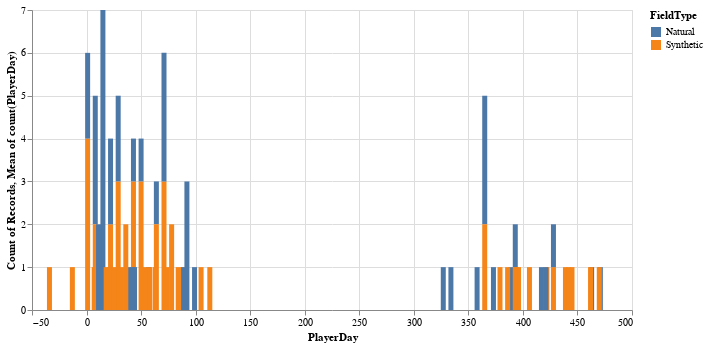

Notebook cell for this chart:
### Code cell
bar = alt.Chart(days_until_injured).mark_bar().encode(
        x='PlayerDay',
        y=alt.Y('count(PlayerDay)'),
        color='FieldType')

rule = alt.Chart(days_until_injured).mark_rule(color='red').encode(
    y='mean(count(PlayerDay)):Q'
)

(bar + rule).properties(width=600)

### Figure 1 — Vega-Lite specification as saved in the notebook (floating-point values rounded to 4 significant figures)
{"$schema": "https://vega.github.io/schema/vega-lite/v3.4.0.json", "config": {"mark": {"tooltip": null}, "view": {"height": 300, "width": 400}}, "data": {"name": "data-25f1226cac12d857e5e9978189b3ddbc"}, "datasets": {"data-25f1226cac12d857e5e9978189b3ddbc": [{"FieldType": "Natural", "GameID": "31070-3", "PlayKey": "31070-3-1", "PlayType": "Rush", "PlayerDay": 15, "PlayerGame": 3, "PlayerGamePlay": 1, "PlayerKey": 31070, "Position": "RB", "PositionGroup": "RB", "RosterPosition": "Running Back", "StadiumType": "Outdoor", "Temperature": 89, "Weather": "Sunny", "index": 7255}, {"FieldType": "Synthetic", "GameID": "31933-20", "PlayKey": "31933-20-1", "PlayType": "Pass", "PlayerDay": 394, "PlayerGame": 20, "PlayerGamePlay": 1, "PlayerKey": 31933, "Position": "TE", "PositionGroup": "TE", "RosterPosition": "Tight End", "StadiumType": "Indoors", "Temperature": 84, "Weather": "Partly Cloudy", "index": 9491}, {"FieldType": "Natural", "GameID": "33337-2", "PlayKey": "33337-2-1", "PlayType": "Rush", "PlayerDay": 8, "PlayerGame": 2, "PlayerGamePlay": 1, "PlayerKey": 33337, "Position": "TE", "PositionGroup": "TE", "RosterPosition": "Tight End", "StadiumType": "Outdoors", "Temperature": 83, "Weather": "Sunny", "index": 10679}, {"FieldType": "Natural", "GameID": "33337-8", "PlayKey": "33337-8-1", "PlayType": "Pass", "PlayerDay": 365, "PlayerGame": 8, "PlayerGamePlay": 1, "PlayerKey": 33337, "Position": "TE", "PositionGroup": "TE", "RosterPosition": "Tight End", "StadiumType": "Outdoors", "Temperature": 81, "Weather": "Partly Cloudy", "index": 10972}, {"FieldType": "Natural", "GameID": "33474-19", "PlayKey": "33474-19-1", "PlayType": "Kickoff Not Returned", "PlayerDay": 393, "PlayerGame": 19, "PlayerGamePlay": 1, "PlayerKey": 33474, "Position": "FS", "PositionGroup": "DB", "RosterPosition": "Safety", "StadiumType": "Outdoor", "Temperature": 79, "Weather": "Partly Cloudy", "index": 12160}, {"FieldType": "Natural", "GameID": "34347-5", "PlayKey": "34347-5-1", "PlayType": "Kickoff", "PlayerDay": 39, "PlayerGame": 5, "PlayerGamePlay": 1, "PlayerKey": 34347, "Position": "WR", "PositionGroup": "WR", "RosterPosition": "Wide Receiver", "StadiumType": "Oudoor", "Temperature": 48, "Weather": "Partly Cloudy", "index": 17269}, {"FieldType": "Natural", "GameID": "35570-15", "PlayKey": "35570-15-1", "PlayType": "Pass", "PlayerDay": 389, "PlayerGame": 15, "PlayerGamePlay": 1, "PlayerKey": 35570, "Position": "T", "PositionGroup": "OL", "RosterPosition": "Offensive Lineman", "StadiumType": "Outdoor", "Temperature": 79, "Weather": "Clear", "index": 18277}, {"FieldType": "Synthetic", "GameID": "35611-7", "PlayKey": "35611-7-1", "PlayType": "Rush", "PlayerDay": 50, "PlayerGame": 7, "PlayerGamePlay": 1, "PlayerKey": 35611, "Position": "FS", "PositionGroup": "DB", "RosterPosition": "Safety", "StadiumType": "Indoors", "Temperature": 68, "Weather": "Controlled Climate", "index": 20466}, {"FieldType": "Natural", "GameID": "35648-12", "PlayKey": "35648-12-1", "PlayType": "Rush", "PlayerDay": 92, "PlayerGame": 12, "PlayerGamePlay": 1, "PlayerKey": 35648, "Position": "WR", "PositionGroup": "WR", "RosterPosition": "Wide Receiver", "StadiumType": "Heinz Field", "Temperature": 33, "Weather": "Cloudy", "index": 22837}, {"FieldType": "Synthetic", "GameID": "36557-1", "PlayKey": "36557-1-1", "PlayType": "Pass", "PlayerDay": 1, "PlayerGame": 1, "PlayerGamePlay": 1, "PlayerKey": 36557, "Position": "SS", "PositionGroup": "DB", "RosterPosition": "Safety", "StadiumType": "Outdoor", "Temperature": 63, "Weather": "Clear and warm", "index": 26606}, {"FieldType": "Natural", "GameID": "36559-12", "PlayKey": "36559-12-1", "PlayType": "Rush", "PlayerDay": 365, "PlayerGame": 12, "PlayerGamePlay": 1, "PlayerKey": 36559, "Position": "CB", "PositionGroup": "DB", "RosterPosition": "Cornerback", "StadiumType": "Outdoor", "Temperature": 58, "Weather": "Rain", "index": 27429}, {"FieldType": "Synthetic", "GameID": "36572-4", "PlayKey": "36572-4-1", "PlayType": "Pass", "PlayerDay": 22, "PlayerGame": 4, "PlayerGamePlay": 1, "PlayerKey": 36572, "Position": "CB", "PositionGroup": "DB", "RosterPosition": "Cornerback", "StadiumType": "Retractable Roof", "Temperature": 87, "Weather": "Sunny", "index": 28640}, {"FieldType": "Synthetic", "GameID": "36573-14", "PlayKey": "36573-14-1", "PlayType": "Rush", "PlayerDay": 113, "PlayerGame": 14, "PlayerGamePlay": 1, "PlayerKey": 36573, "Position": "TE", "PositionGroup": "TE", "RosterPosition": "Tight End", "StadiumType": "Outdoor", "Temperature": 40, "Weather": "Sunny", "index": 31093}, {"FieldType": "Natural", "GameID": "36591-9", "PlayKey": "36591-9-1", "PlayType": "Kickoff", "PlayerDay": 64, "PlayerGame": 9, "PlayerGamePlay": 1, "PlayerKey": 36591, "Position": "WR", "PositionGroup": "WR", "RosterPosition": "Wide Receiver", "StadiumType": "Open", "Temperature": 76, "Weather": "Partly Cloudy", "index": 34140}, {"FieldType": "Synthetic", "GameID": "36607-16", "PlayKey": "36607-16-1", "PlayType": "Rush", "PlayerDay": 422, "PlayerGame": 16, "PlayerGamePlay": 1, "PlayerKey": 36607, "Position": "ILB", "PositionGroup": "LB", "RosterPosition": "Linebacker", "StadiumType": "Indoor", "Temperature": 74, "Weather": "Clear skies", "index": 34989}, {"FieldType": "Natural", "GameID": "36621-13", "PlayKey": "36621-13-1", "PlayType": "Rush", "PlayerDay": 92, "PlayerGame": 13, "PlayerGamePlay": 1, "PlayerKey": 36621, "Position": "T", "PositionGroup": "OL", "RosterPosition": "Offensive Lineman", "StadiumType": "Dome", "Temperature": 79, "Weather": null, "index": 35916}, {"FieldType": "Synthetic", "GameID": "36696-24", "PlayKey": "36696-24-1", "PlayType": "Kickoff Not Returned", "PlayerDay": 439, "PlayerGame": 24, "PlayerGamePlay": 1, "PlayerKey": 36696, "Position": "CB", "PositionGroup": "DB", "RosterPosition": "Cornerback", "StadiumType": "Indoors", "Temperature": 68, "Weather": null, "index": 41206}, {"FieldType": "Natural", "GameID": "37068-19", "PlayKey": "37068-19-1", "PlayType": "Kickoff Not Returned", "PlayerDay": 417, "PlayerGame": 19, "PlayerGamePlay": 1, "PlayerKey": 37068, "Position": "OLB", "PositionGroup": "LB", "RosterPosition": "Linebacker", "StadiumType": "Outdoor", "Temperature": 56, "Weather": "Clear and Sunny", "index": 46265}, {"FieldType": "Natural", "GameID": "38192-8", "PlayKey": "38192-8-1", "PlayType": "Pass", "PlayerDay": 57, "PlayerGame": 8, "PlayerGamePlay": 1, "PlayerKey": 38192, "Position": "WR", "PositionGroup": "WR", "RosterPosition": "Wide Receiver", "StadiumType": "Outdoors", "Temperature": 61, "Weather": "Coudy", "index": 47154}, {"FieldType": "Synthetic", "GameID": "38214-12", "PlayKey": "38214-12-1", "PlayType": "Pass", "PlayerDay": 84, "PlayerGame": 12, "PlayerGamePlay": 1, "PlayerKey": 38214, "Position": "RB", "PositionGroup": "RB", "RosterPosition": "Running Back", "StadiumType": "Indoors", "Temperature": 69, "Weather": "Sunny", "index": 50023}, {"FieldType": "Synthetic", "GameID": "38228-1", "PlayKey": "38228-1-1", "PlayType": "Kickoff", "PlayerDay": 1, "PlayerGame": 1, "PlayerGamePlay": 1, "PlayerKey": 38228, "Position": "ILB", "PositionGroup": "LB", "RosterPosition": "Linebacker", "StadiumType": "Outdoors", "Temperature": 65, "Weather": "Sun & clouds", "index": 50555}, {"FieldType": "Synthetic", "GameID": "38253-10", "PlayKey": "38253-10-1", "PlayType": "Rush", "PlayerDay": 71, "PlayerGame": 10, "PlayerGamePlay": 1, "PlayerKey": 38253, "Position": "DE", "PositionGroup": "DL", "RosterPosition": "Defensive Lineman", "StadiumType": "Indoors", "Temperature": 57, "Weather": "Sunny", "index": 52628}, {"FieldType": "Natural", "GameID": "38259-2", "PlayKey": "38259-2-1", "PlayType": "Rush", "PlayerDay": 8, "PlayerGame": 2, "PlayerGamePlay": 1, "PlayerKey": 38259, "Position": "RB", "PositionGroup": "RB", "RosterPosition": "Running Back", "StadiumType": "Open", "Temperature": 84, "Weather": "Partly Cloudy", "index": 53173}, {"FieldType": "Synthetic", "GameID": "38364-5", "PlayKey": "38364-5-1", "PlayType": "Kickoff", "PlayerDay": 29, "PlayerGame": 5, "PlayerGamePlay": 1, "PlayerKey": 38364, "Position": "WR", "PositionGroup": "WR", "RosterPosition": "Wide Receiver", "StadiumType": null, "Temperature": 76, "Weather": "Cloudy", "index": 58335}, {"FieldType": "Natural", "GameID": "38876-29", "PlayKey": "38876-29-1", "PlayType": "Kickoff Returned", "PlayerDay": 471, "PlayerGame": 29, "PlayerGamePlay": 1, "PlayerKey": 38876, "Position": "WR", "PositionGroup": "WR", "RosterPosition": "Wide Receiver", "StadiumType": "Outdoor", "Temperature": 58, "Weather": "Rain", "index": 59777}, {"FieldType": "Synthetic", "GameID": "39653-4", "PlayKey": "39653-4-1", "PlayType": "Rush", "PlayerDay": 25, "PlayerGame": 4, "PlayerGamePlay": 1, "PlayerKey": 39653, "Position": "CB", "PositionGroup": "DB", "RosterPosition": "Cornerback", "StadiumType": "Outdoor", "Temperature": 61, "Weather": "Sunny", "index": 65321}, {"FieldType": "Synthetic", "GameID": "39656-2", "PlayKey": "39656-2-1", "PlayType": "Rush", "PlayerDay": 7, "PlayerGame": 2, "PlayerGamePlay": 1, "PlayerKey": 39656, "Position": "WR", "PositionGroup": "WR", "RosterPosition": "Wide Receiver", "StadiumType": "Indoor", "Temperature": -999, "Weather": "Indoor", "index": 68399}, {"FieldType": "Natural", "GameID": "39671-12", "PlayKey": "39671-12-1", "PlayType": "Rush", "PlayerDay": 99, "PlayerGame": 12, "PlayerGamePlay": 1, "PlayerKey": 39671, "Position": "OLB", "PositionGroup": "LB", "RosterPosition": "Linebacker", "StadiumType": "Outdoors", "Temperature": 51, "Weather": "Party Cloudy", "index": 71622}, {"FieldType": "Synthetic", "GameID": "39678-2", "PlayKey": "39678-2-1", "PlayType": "Rush", "PlayerDay": 8, "PlayerGame": 2, "PlayerGamePlay": 1, "PlayerKey": 39678, "Position": "DE", "PositionGroup": "DL", "RosterPosition": "Defensive Lineman", "StadiumType": "Indoor, Open Roof", "Temperature": 78, "Weather": "Clear", "index": 71979}, {"FieldType": "Synthetic", "GameID": "39850-9", "PlayKey": "39850-9-1", "PlayType": "Kickoff", "PlayerDay": 64, "PlayerGame": 9, "PlayerGamePlay": 1, "PlayerKey": 39850, "Position": "SS", "PositionGroup": "DB", "RosterPosition": "Safety", "StadiumType": "Outdoor", "Temperature": 47, "Weather": "Partly Cloudy", "index": 87478}, {"FieldType": "Synthetic", "GameID": "39873-4", "PlayKey": "39873-4-1", "PlayType": "Kickoff", "PlayerDay": 29, "PlayerGame": 4, "PlayerGamePlay": 1, "PlayerKey": 39873, "Position": "OLB", "PositionGroup": "LB", "RosterPosition": "Linebacker", "StadiumType": "Indoors", "Temperature": 84, "Weather": "Cloudy", "index": 87857}, {"FieldType": "Natural", "GameID": "39956-2", "PlayKey": "39956-2-1", "PlayType": "Kickoff", "PlayerDay": 8, "PlayerGame": 2, "PlayerGamePlay": 1, "PlayerKey": 39956, "Position": "FS", "PositionGroup": "DB", "RosterPosition": "Safety", "StadiumType": "Outdoor", "Temperature": 68, "Weather": "Cloudy", "index": 88361}, {"FieldType": "Natural", "GameID": "40051-13", "PlayKey": "40051-13-1", "PlayType": "Kickoff", "PlayerDay": 92, "PlayerGame": 13, "PlayerGamePlay": 1, "PlayerKey": 40051, "Position": "TE", "PositionGroup": "TE", "RosterPosition": "Tight End", "StadiumType": "Dome", "Temperature": 79, "Weather": null, "index": 91002}, {"FieldType": "Synthetic", "GameID": "40405-29", "PlayKey": "40405-29-1", "PlayType": "Rush", "PlayerDay": 470, "PlayerGame": 29, "PlayerGamePlay": 1, "PlayerKey": 40405, "Position": "WR", "PositionGroup": "WR", "RosterPosition": "Wide Receiver", "StadiumType": "Outdoor", "Temperature": 40, "Weather": "Clear and cold", "index": 95390}, {"FieldType": "Synthetic", "GameID": "40474-1", "PlayKey": "40474-1-1", "PlayType": "Kickoff", "PlayerDay": 1, "PlayerGame": 1, "PlayerGamePlay": 1, "PlayerKey": 40474, "Position": "OLB", "PositionGroup": "LB", "RosterPosition": "Linebacker", "StadiumType": "Indoors", "Temperature": 70, "Weather": "Indoor", "index": 95404}, {"FieldType": "Natural", "GameID": "41094-1", "PlayKey": "41094-1-1", "PlayType": "Pass", "PlayerDay": 1, "PlayerGame": 1, "PlayerGamePlay": 1, "PlayerKey": 41094, "Position": "SS", "PositionGroup": "DB", "RosterPosition": "Safety", "StadiumType": "Outdoors", "Temperature": 72, "Weather": "Sunny", "index": 99664}, {"FieldType": "Natural", "GameID": "41113-15", "PlayKey": "41113-15-1", "PlayType": "Pass", "PlayerDay": 421, "PlayerGame": 15, "PlayerGamePlay": 1, "PlayerKey": 41113, "Position": "OLB", "PositionGroup": "LB", "RosterPosition": "Linebacker", "StadiumType": "Outdoor", "Temperature": 53, "Weather": "Sunny", "index": 101187}, {"FieldType": "Natural", "GameID": "41145-2", "PlayKey": "41145-2-1", "PlayType": "Pass", "PlayerDay": 11, "PlayerGame": 2, "PlayerGamePlay": 1, "PlayerKey": 41145, "Position": "SS", "PositionGroup": "DB", "RosterPosition": "Safety", "StadiumType": "Outdoor", "Temperature": 89, "Weather": "Sunny", "index": 102150}, {"FieldType": "Synthetic", "GameID": "41209-9", "PlayKey": "41209-9-1", "PlayType": "Rush", "PlayerDay": 63, "PlayerGame": 9, "PlayerGamePlay": 1, "PlayerKey": 41209, "Position": "OLB", "PositionGroup": "LB", "RosterPosition": "Linebacker", "StadiumType": "Outdoors", "Temperature": 42, "Weather": "Cloudy", "index": 105727}, {"FieldType": "Natural", "GameID": "41943-1", "PlayKey": "41943-1-1", "PlayType": "Pass", "PlayerDay": 1, "PlayerGame": 1, "PlayerGamePlay": 1, "PlayerKey": 41943, "Position": "OLB", "PositionGroup": "LB", "RosterPosition": "Linebacker", "StadiumType": "Outdoor", "Temperature": 70, "Weather": "Sunny", "index": 112108}, {"FieldType": "Synthetic", "GameID": "42348-23", "PlayKey": "42348-23-1", "PlayType": "Rush", "PlayerDay": 406, "PlayerGame": 23, "PlayerGamePlay": 1, "PlayerKey": 42348, "Position": "OLB", "PositionGroup": "LB", "RosterPosition": "Linebacker", "StadiumType": "Outdoor", "Temperature": 46, "Weather": "Cloudy", "index": 117432}, {"FieldType": "Synthetic", "GameID": "42398-15", "PlayKey": "42398-15-1", "PlayType": "Pass", "PlayerDay": 396, "PlayerGame": 15, "PlayerGamePlay": 1, "PlayerKey": 42398, "Position": "WR", "PositionGroup": "WR", "RosterPosition": "Wide Receiver", "StadiumType": null, "Temperature": 70, "Weather": "Light Rain", "index": 124171}, {"FieldType": "Synthetic", "GameID": "42406-6", "PlayKey": "42406-6-1", "PlayType": "Rush", "PlayerDay": 43, "PlayerGame": 6, "PlayerGamePlay": 1, "PlayerKey": 42406, "Position": "C", "PositionGroup": "OL", "RosterPosition": "Offensive Lineman", "StadiumType": null, "Temperature": 75, "Weather": "Partly Cloudy", "index": 128270}, {"FieldType": "Synthetic", "GameID": "42418-19", "PlayKey": "42418-19-1", "PlayType": "Rush", "PlayerDay": 442, "PlayerGame": 19, "PlayerGamePlay": 1, "PlayerKey": 42418, "Position": "C", "PositionGroup": "OL", "RosterPosition": "Offensive Lineman", "StadiumType": "Retr. Roof - Closed", "Temperature": 57, "Weather": "Mostly cloudy", "index": 132940}, {"FieldType": "Synthetic", "GameID": "42448-14", "PlayKey": "42448-14-1", "PlayType": "Rush", "PlayerDay": 379, "PlayerGame": 14, "PlayerGamePlay": 1, "PlayerKey": 42448, "Position": "WR", "PositionGroup": "WR", "RosterPosition": "Wide Receiver", "StadiumType": "Retractable Roof", "Temperature": 78, "Weather": "Partly Cloudy", "index": 135351}, {"FieldType": "Synthetic", "GameID": "42456-20", "PlayKey": "42456-20-1", "PlayType": "Rush", "PlayerDay": 386, "PlayerGame": 20, "PlayerGamePlay": 1, "PlayerKey": 42456, "Position": "CB", "PositionGroup": "DB", "RosterPosition": "Cornerback", "StadiumType": "Retr. Roof - Open", "Temperature": 73, "Weather": "Mostly sunny", "index": 136451}, {"FieldType": "Natural", "GameID": "42600-3", "PlayKey": "42600-3-1", "PlayType": "Kickoff", "PlayerDay": 15, "PlayerGame": 3, "PlayerGamePlay": 1, "PlayerKey": 42600, "Position": "OLB", "PositionGroup": "LB", "RosterPosition": "Linebacker", "StadiumType": "Outddors", "Temperature": 88, "Weather": "Sunny", "index": 143815}, {"FieldType": "Natural", "GameID": "42637-3", "PlayKey": "42637-3-1", "PlayType": "Kickoff", "PlayerDay": 12, "PlayerGame": 3, "PlayerGamePlay": 1, "PlayerKey": 42637, "Position": "OLB", "PositionGroup": "LB", "RosterPosition": "Linebacker", "StadiumType": "Outdoor", "Temperature": 33, "Weather": "Clear", "index": 145416}, {"FieldType": "Synthetic", "GameID": "43119-12", "PlayKey": "43119-12-1", "PlayType": "Pass", "PlayerDay": 88, "PlayerGame": 12, "PlayerGamePlay": 1, "PlayerKey": 43119, "Position": "CB", "PositionGroup": "DB", "RosterPosition": "Cornerback", "StadiumType": "Outdoors", "Temperature": 48, "Weather": "Mostly cloudy", "index": 148630}, {"FieldType": "Synthetic", "GameID": "43229-15", "PlayKey": "43229-15-1", "PlayType": "Kickoff", "PlayerDay": 105, "PlayerGame": 15, "PlayerGamePlay": 1, "PlayerKey": 43229, "Position": "SS", "PositionGroup": "DB", "RosterPosition": "Safety", "StadiumType": "Outdoor", "Temperature": 40, "Weather": null, "index": 150622}, {"FieldType": "Synthetic", "GameID": "43490-9", "PlayKey": "43490-9-1", "PlayType": "Rush", "PlayerDay": -13, "PlayerGame": 9, "PlayerGamePlay": 1, "PlayerKey": 43490, "Position": "T", "PositionGroup": "OL", "RosterPosition": "Offensive Lineman", "StadiumType": "Indoors", "Temperature": 79, "Weather": "Partly Cloudy", "index": 159367}, {"FieldType": "Natural", "GameID": "43505-2", "PlayKey": "43505-2-1", "PlayType": "Rush", "PlayerDay": 11, "PlayerGame": 2, "PlayerGamePlay": 1, "PlayerKey": 43505, "Position": "C", "PositionGroup": "OL", "RosterPosition": "Offensive Lineman", "StadiumType": "Outdoor", "Temperature": 68, "Weather": "Cloudy", "index": 161181}, {"FieldType": "Synthetic", "GameID": "43518-6", "PlayKey": "43518-6-1", "PlayType": "Rush", "PlayerDay": 36, "PlayerGame": 6, "PlayerGamePlay": 1, "PlayerKey": 43518, "Position": "CB", "PositionGroup": "DB", "RosterPosition": "Cornerback", "StadiumType": "Indoor", "Temperature": -999, "Weather": "Indoor", "index": 162431}, {"FieldType": "Synthetic", "GameID": "43532-5", "PlayKey": "43532-5-1", "PlayType": "Rush", "PlayerDay": 32, "PlayerGame": 5, "PlayerGamePlay": 1, "PlayerKey": 43532, "Position": "WR", "PositionGroup": "WR", "RosterPosition": "Wide Receiver", "StadiumType": "Retractable Roof", "Temperature": 89, "Weather": "Partly Cloudy", "index": 165117}, {"FieldType": "Natural", "GameID": "43540-3", "PlayKey": "43540-3-1", "PlayType": "Rush", "PlayerDay": 15, "PlayerGame": 3, "PlayerGamePlay": 1, "PlayerKey": 43540, "Position": "MLB", "PositionGroup": "LB", "RosterPosition": "Linebacker", "StadiumType": "Outdoor", "Temperature": 89, "Weather": "Sunny", "index": 167112}, {"FieldType": "Natural", "GameID": "43540-7", "PlayKey": "43540-7-1", "PlayType": "Rush", "PlayerDay": 44, "PlayerGame": 7, "PlayerGamePlay": 1, "PlayerKey": 43540, "Position": "MLB", "PositionGroup": "LB", "RosterPosition": "Linebacker", "StadiumType": "Outdoor", "Temperature": 70, "Weather": "Cloudy", "index": 167271}, {"FieldType": "Synthetic", "GameID": "43672-8", "PlayKey": "43672-8-1", "PlayType": "Rush", "PlayerDay": 365, "PlayerGame": 8, "PlayerGamePlay": 1, "PlayerKey": 43672, "Position": "DT", "PositionGroup": "DL", "RosterPosition": "Defensive Lineman", "StadiumType": "Outdoor", "Temperature": 62, "Weather": "Cloudy and Cool", "index": 170754}, {"FieldType": "Synthetic", "GameID": "43826-7", "PlayKey": "43826-7-1", "PlayType": "Kickoff", "PlayerDay": 64, "PlayerGame": 7, "PlayerGamePlay": 1, "PlayerKey": 43826, "Position": "RB", "PositionGroup": "RB", "RosterPosition": "Running Back", "StadiumType": "Closed Dome", "Temperature": -999, "Weather": null, "index": 171112}, {"FieldType": "Natural", "GameID": "44421-12", "PlayKey": "44421-12-1", "PlayType": "Pass", "PlayerDay": 365, "PlayerGame": 12, "PlayerGamePlay": 1, "PlayerKey": 44421, "Position": "DE", "PositionGroup": "DL", "RosterPosition": "Defensive Lineman", "StadiumType": "Outdoor", "Temperature": 61, "Weather": "Rain", "index": 183099}, {"FieldType": "Synthetic", "GameID": "44423-13", "PlayKey": "44423-13-1", "PlayType": "Rush", "PlayerDay": 365, "PlayerGame": 13, "PlayerGamePlay": 1, "PlayerKey": 44423, "Position": "WR", "PositionGroup": "WR", "RosterPosition": "Wide Receiver", "StadiumType": "Retr. Roof - Open", "Temperature": 73, "Weather": "Mostly sunny", "index": 184224}, {"FieldType": "Natural", "GameID": "44434-10", "PlayKey": "44434-10-1", "PlayType": "Rush", "PlayerDay": 71, "PlayerGame": 10, "PlayerGamePlay": 1, "PlayerKey": 44434, "Position": "DE", "PositionGroup": "DL", "RosterPosition": "Defensive Lineman", "StadiumType": "Outdoor", "Temperature": 38, "Weather": "Cold", "index": 188776}, {"FieldType": "Synthetic", "GameID": "44440-6", "PlayKey": "44440-6-1", "PlayType": "Pass", "PlayerDay": -34, "PlayerGame": 6, "PlayerGamePlay": 1, "PlayerKey": 44440, "Position": "CB", "PositionGroup": "DB", "RosterPosition": "Cornerback", "StadiumType": "Indoor, Roof Closed", "Temperature": -999, "Weather": "Indoors", "index": 190067}, {"FieldType": "Natural", "GameID": "44449-6", "PlayKey": "44449-6-1", "PlayType": "Rush", "PlayerDay": 42, "PlayerGame": 6, "PlayerGamePlay": 1, "PlayerKey": 44449, "Position": "WR", "PositionGroup": "WR", "RosterPosition": "Wide Receiver", "StadiumType": "Outdoor", "Temperature": 52, "Weather": "Rain", "index": 192899}, {"FieldType": "Synthetic", "GameID": "44449-28", "PlayKey": "44449-28-1", "PlayType": "Pass", "PlayerDay": 445, "PlayerGame": 28, "PlayerGamePlay": 1, "PlayerKey": 44449, "Position": "WR", "PositionGroup": "WR", "RosterPosition": "Wide Receiver", "StadiumType": "Indoor", "Temperature": 70, "Weather": "Clear Skies", "index": 194117}, {"FieldType": "Synthetic", "GameID": "44482-20", "PlayKey": "44482-20-1", "PlayType": "Rush", "PlayerDay": 428, "PlayerGame": 20, "PlayerGamePlay": 1, "PlayerKey": 44482, "Position": "DT", "PositionGroup": "DL", "RosterPosition": "Defensive Lineman", "StadiumType": "Outdoor", "Temperature": 39, "Weather": "Mostly Sunny", "index": 202828}, {"FieldType": "Synthetic", "GameID": "44489-11", "PlayKey": "44489-11-1", "PlayType": "Pass", "PlayerDay": 78, "PlayerGame": 11, "PlayerGamePlay": 1, "PlayerKey": 44489, "Position": "OLB", "PositionGroup": "LB", "RosterPosition": "Linebacker", "StadiumType": "Outdoor", "Temperature": 46, "Weather": "Partly Cloudy", "index": 205412}, {"FieldType": "Natural", "GameID": "44492-3", "PlayKey": "44492-3-1", "PlayType": "Pass", "PlayerDay": 15, "PlayerGame": 3, "PlayerGamePlay": 1, "PlayerKey": 44492, "Position": "RB", "PositionGroup": "RB", "RosterPosition": "Running Back", "StadiumType": "Outddors", "Temperature": 88, "Weather": "Sunny", "index": 207145}, {"FieldType": "Synthetic", "GameID": "44511-5", "PlayKey": "44511-5-1", "PlayType": "Rush", "PlayerDay": 43, "PlayerGame": 5, "PlayerGamePlay": 1, "PlayerKey": 44511, "Position": "MLB", "PositionGroup": "LB", "RosterPosition": "Linebacker", "StadiumType": null, "Temperature": 75, "Weather": "Partly Cloudy", "index": 208208}, {"FieldType": "Natural", "GameID": "44542-13", "PlayKey": "44542-13-1", "PlayType": "Rush", "PlayerDay": 89, "PlayerGame": 13, "PlayerGamePlay": 1, "PlayerKey": 44542, "Position": "WR", "PositionGroup": "WR", "RosterPosition": "Wide Receiver", "StadiumType": "Outdoors", "Temperature": 44, "Weather": "Clear", "index": 212991}, {"FieldType": "Synthetic", "GameID": "44806-7", "PlayKey": "44806-7-1", "PlayType": "Punt", "PlayerDay": 43, "PlayerGame": 7, "PlayerGamePlay": 1, "PlayerKey": 44806, "Position": "ILB", "PositionGroup": "LB", "RosterPosition": "Linebacker", "StadiumType": "Indoor", "Temperature": -999, "Weather": "Indoor", "index": 222225}, {"FieldType": "Natural", "GameID": "44860-5", "PlayKey": "44860-5-1", "PlayType": "Kickoff", "PlayerDay": 29, "PlayerGame": 5, "PlayerGamePlay": 1, "PlayerKey": 44860, "Position": "OLB", "PositionGroup": "LB", "RosterPosition": "Linebacker", "StadiumType": "Outdoor", "Temperature": 67, "Weather": "Cloudy", "index": 224324}, {"FieldType": "Natural", "GameID": "44900-7", "PlayKey": "44900-7-1", "PlayType": "Kickoff", "PlayerDay": 43, "PlayerGame": 7, "PlayerGamePlay": 1, "PlayerKey": 44900, "Position": "DE", "PositionGroup": "DL", "RosterPosition": "Defensive Lineman", "StadiumType": "Outdoor", "Temperature": 70, "Weather": "Cloudy with periods of rain, thunder possible. Winds shifting to WNW, 10-20 mph.", "index": 225241}, {"FieldType": "Natural", "GameID": "45099-5", "PlayKey": "45099-5-1", "PlayType": "Kickoff", "PlayerDay": 29, "PlayerGame": 5, "PlayerGamePlay": 1, "PlayerKey": 45099, "Position": "CB", "PositionGroup": "DB", "RosterPosition": "Cornerback", "StadiumType": "Outdoor", "Temperature": 72, "Weather": "Sunny", "index": 228453}, {"FieldType": "Natural", "GameID": "45158-3", "PlayKey": "45158-3-1", "PlayType": "Kickoff", "PlayerDay": 15, "PlayerGame": 3, "PlayerGamePlay": 1, "PlayerKey": 45158, "Position": "RB", "PositionGroup": "RB", "RosterPosition": "Running Back", "StadiumType": "Outdoor", "Temperature": 76, "Weather": "Clear", "index": 228818}, {"FieldType": "Natural", "GameID": "45187-9", "PlayKey": "45187-9-1", "PlayType": "Kickoff Not Returned", "PlayerDay": 327, "PlayerGame": 9, "PlayerGamePlay": 1, "PlayerKey": 45187, "Position": "WR", "PositionGroup": "WR", "RosterPosition": "Wide Receiver", "StadiumType": "Outdoor", "Temperature": 81, "Weather": "Cloudy", "index": 229738}, {"FieldType": "Synthetic", "GameID": "45950-6", "PlayKey": "45950-6-1", "PlayType": "Pass", "PlayerDay": 36, "PlayerGame": 6, "PlayerGamePlay": 1, "PlayerKey": 45950, "Position": "FS", "PositionGroup": "DB", "RosterPosition": "Safety", "StadiumType": "Retractable Roof", "Temperature": 85, "Weather": "Partly Cloudy", "index": 234445}, {"FieldType": "Natural", "GameID": "45950-8", "PlayKey": "45950-8-1", "PlayType": "Rush", "PlayerDay": 71, "PlayerGame": 8, "PlayerGamePlay": 1, "PlayerKey": 45950, "Position": "FS", "PositionGroup": "DB", "RosterPosition": "Safety", "StadiumType": "Outdoor", "Temperature": 38, "Weather": "Cold", "index": 234589}, {"FieldType": "Synthetic", "GameID": "45962-8", "PlayKey": "45962-8-1", "PlayType": "Pass", "PlayerDay": 54, "PlayerGame": 8, "PlayerGamePlay": 1, "PlayerKey": 45962, "Position": "WR", "PositionGroup": "WR", "RosterPosition": "Wide Receiver", "StadiumType": "Outdoor", "Temperature": 68, "Weather": "Clear", "index": 237294}, {"FieldType": "Synthetic", "GameID": "45966-4", "PlayKey": "45966-4-1", "PlayType": "Rush", "PlayerDay": 21, "PlayerGame": 4, "PlayerGamePlay": 1, "PlayerKey": 45966, "Position": "RB", "PositionGroup": "RB", "RosterPosition": "Running Back", "StadiumType": "Indoor", "Temperature": -999, "Weather": "Indoor", "index": 238784}, {"FieldType": "Natural", "GameID": "45975-23", "PlayKey": "45975-23-1", "PlayType": "Pass", "PlayerDay": 358, "PlayerGame": 23, "PlayerGamePlay": 1, "PlayerKey": 45975, "Position": "SS", "PositionGroup": "DB", "RosterPosition": "Safety", "StadiumType": "Outdoor", "Temperature": 82, "Weather": "Clear", "index": 241382}, {"FieldType": "Natural", "GameID": "45983-18", "PlayKey": "45983-18-1", "PlayType": "Rush", "PlayerDay": 373, "PlayerGame": 18, "PlayerGamePlay": 1, "PlayerKey": 45983, "Position": "C", "PositionGroup": "OL", "RosterPosition": "Offensive Lineman", "StadiumType": "Outdoor", "Temperature": 79, "Weather": "Clear", "index": 242248}, {"FieldType": "Synthetic", "GameID": "46014-10", "PlayKey": "46014-10-1", "PlayType": "Pass", "PlayerDay": 71, "PlayerGame": 10, "PlayerGamePlay": 1, "PlayerKey": 46014, "Position": "RB", "PositionGroup": "RB", "RosterPosition": "Running Back", "StadiumType": "Retractable Roof", "Temperature": 60, "Weather": "Sunny", "index": 244377}, {"FieldType": "Synthetic", "GameID": "46021-1", "PlayKey": "46021-1-1", "PlayType": "Pass", "PlayerDay": 1, "PlayerGame": 1, "PlayerGamePlay": 1, "PlayerKey": 46021, "Position": "WR", "PositionGroup": "WR", "RosterPosition": "Wide Receiver", "StadiumType": "Indoors", "Temperature": 68, "Weather": "Controlled Climate", "index": 244430}, {"FieldType": "Natural", "GameID": "46038-30", "PlayKey": "46038-30-1", "PlayType": "Rush", "PlayerDay": 463, "PlayerGame": 30, "PlayerGamePlay": 1, "PlayerKey": 46038, "Position": "FS", "PositionGroup": "DB", "RosterPosition": "Safety", "StadiumType": "Outdoor", "Temperature": 45, "Weather": "Fair", "index": 247882}, {"FieldType": "Natural", "GameID": "46074-7", "PlayKey": "46074-7-1", "PlayType": "Kickoff", "PlayerDay": 50, "PlayerGame": 7, "PlayerGamePlay": 1, "PlayerKey": 46074, "Position": "OLB", "PositionGroup": "LB", "RosterPosition": "Linebacker", "StadiumType": "Open", "Temperature": 76, "Weather": "Partly Cloudy", "index": 250421}, {"FieldType": "Synthetic", "GameID": "46098-17", "PlayKey": "46098-17-1", "PlayType": "Kickoff Returned", "PlayerDay": 462, "PlayerGame": 17, "PlayerGamePlay": 1, "PlayerKey": 46098, "Position": "WR", "PositionGroup": "WR", "RosterPosition": "Wide Receiver", "StadiumType": "Outdoors", "Temperature": 39, "Weather": "Rain shower", "index": 251231}, {"FieldType": "Natural", "GameID": "46119-3", "PlayKey": "46119-3-1", "PlayType": "Kickoff", "PlayerDay": 15, "PlayerGame": 3, "PlayerGamePlay": 1, "PlayerKey": 46119, "Position": "OLB", "PositionGroup": "LB", "RosterPosition": "Linebacker", "StadiumType": "Outdoor", "Temperature": 89, "Weather": "Sunny", "index": 251382}, {"FieldType": "Natural", "GameID": "46134-18", "PlayKey": "46134-18-1", "PlayType": "Kickoff Returned", "PlayerDay": 428, "PlayerGame": 18, "PlayerGamePlay": 1, "PlayerKey": 46134, "Position": "CB", "PositionGroup": "DB", "RosterPosition": "Safety", "StadiumType": "Outdoor", "Temperature": 43, "Weather": "Sunny and clear", "index": 253404}, {"FieldType": "Natural", "GameID": "46316-5", "PlayKey": "46316-5-1", "PlayType": "Rush", "PlayerDay": 334, "PlayerGame": 5, "PlayerGamePlay": 1, "PlayerKey": 46316, "Position": "DE", "PositionGroup": "DL", "RosterPosition": "Defensive Lineman", "StadiumType": "Outdoor", "Temperature": 75, "Weather": "Clear", "index": 254450}, {"FieldType": "Synthetic", "GameID": "46331-4", "PlayKey": "46331-4-1", "PlayType": "Kickoff", "PlayerDay": 22, "PlayerGame": 4, "PlayerGamePlay": 1, "PlayerKey": 46331, "Position": "SS", "PositionGroup": "DB", "RosterPosition": "Safety", "StadiumType": "Outdoor", "Temperature": 61, "Weather": "Sunny", "index": 254507}, {"FieldType": "Synthetic", "GameID": "46394-18", "PlayKey": "46394-18-1", "PlayType": "Kickoff Not Returned", "PlayerDay": 393, "PlayerGame": 18, "PlayerGamePlay": 1, "PlayerKey": 46394, "Position": "TE", "PositionGroup": "TE", "RosterPosition": "Tight End", "StadiumType": "Outdoor", "Temperature": 45, "Weather": "Cloudy", "index": 254873}, {"FieldType": "Natural", "GameID": "46430-8", "PlayKey": "46430-8-1", "PlayType": "Kickoff", "PlayerDay": 71, "PlayerGame": 8, "PlayerGamePlay": 1, "PlayerKey": 46430, "Position": "MLB", "PositionGroup": "LB", "RosterPosition": "Linebacker", "StadiumType": "Outdoor", "Temperature": 38, "Weather": "Cold", "index": 255099}, {"FieldType": "Synthetic", "GameID": "46587-2", "PlayKey": "46587-2-1", "PlayType": "Kickoff", "PlayerDay": 8, "PlayerGame": 2, "PlayerGamePlay": 1, "PlayerKey": 46587, "Position": "WR", "PositionGroup": "WR", "RosterPosition": "Wide Receiver", "StadiumType": "Retr. Roof-Closed", "Temperature": 68, "Weather": "Cloudy", "index": 255873}, {"FieldType": "Natural", "GameID": "46646-3", "PlayKey": "46646-3-1", "PlayType": "Kickoff", "PlayerDay": 15, "PlayerGame": 3, "PlayerGamePlay": 1, "PlayerKey": 46646, "Position": "LB", "PositionGroup": "LB", "RosterPosition": "Linebacker", "StadiumType": "Outdoor", "Temperature": 80, "Weather": "Cloudy", "index": 255931}, {"FieldType": "Synthetic", "GameID": "47196-7", "PlayKey": "47196-7-1", "PlayType": "Extra Point", "PlayerDay": 50, "PlayerGame": 7, "PlayerGamePlay": 1, "PlayerKey": 47196, "Position": "DE", "PositionGroup": "DL", "RosterPosition": "Defensive Lineman", "StadiumType": "Indoors", "Temperature": -999, "Weather": "N/A (Indoors)", "index": 257542}, {"FieldType": "Synthetic", "GameID": "47220-4", "PlayKey": "47220-4-11", "PlayType": "Kickoff Not Returned", "PlayerDay": 29, "PlayerGame": 4, "PlayerGamePlay": 11, "PlayerKey": 47220, "Position": "RB", "PositionGroup": "RB", "RosterPosition": "Running Back", "StadiumType": "Outdoor", "Temperature": 55, "Weather": "Cloudy, 50% change of rain", "index": 258408}, {"FieldType": "Synthetic", "GameID": "47235-7", "PlayKey": "47235-7-1", "PlayType": "Kickoff Not Returned", "PlayerDay": 50, "PlayerGame": 7, "PlayerGamePlay": 1, "PlayerKey": 47235, "Position": "CB", "PositionGroup": "DB", "RosterPosition": "Cornerback", "StadiumType": "Outdoor", "Temperature": 55, "Weather": "Cloudy, 50% change of rain", "index": 258837}, {"FieldType": "Synthetic", "GameID": "47273-10", "PlayKey": "47273-10-1", "PlayType": "Pass", "PlayerDay": 71, "PlayerGame": 10, "PlayerGamePlay": 1, "PlayerKey": 47273, "Position": "WR", "PositionGroup": "WR", "RosterPosition": "Wide Receiver", "StadiumType": "Dome", "Temperature": 68, "Weather": "Indoors", "index": 259278}, {"FieldType": "Natural", "GameID": "47285-4", "PlayKey": "47285-4-1", "PlayType": "Rush", "PlayerDay": 22, "PlayerGame": 4, "PlayerGamePlay": 1, "PlayerKey": 47285, "Position": "WR", "PositionGroup": "WR", "RosterPosition": "Wide Receiver", "StadiumType": null, "Temperature": 68, "Weather": null, "index": 260759}, {"FieldType": "Natural", "GameID": "47287-4", "PlayKey": "47287-4-1", "PlayType": "Punt Returned", "PlayerDay": 22, "PlayerGame": 4, "PlayerGamePlay": 1, "PlayerKey": 47287, "Position": "WR", "PositionGroup": "WR", "RosterPosition": "Wide Receiver", "StadiumType": "Outdoor", "Temperature": 71, "Weather": "Partly Cloudy", "index": 260984}, {"FieldType": "Synthetic", "GameID": "47307-10", "PlayKey": "47307-10-1", "PlayType": "Rush", "PlayerDay": 74, "PlayerGame": 10, "PlayerGamePlay": 1, "PlayerKey": 47307, "Position": "CB", "PositionGroup": "DB", "RosterPosition": "Cornerback", "StadiumType": "Dome", "Temperature": 68, "Weather": "Indoors", "index": 262497}, {"FieldType": "Synthetic", "GameID": "47334-8", "PlayKey": "47334-8-1", "PlayType": "Kickoff Not Returned", "PlayerDay": 58, "PlayerGame": 8, "PlayerGamePlay": 1, "PlayerKey": 47334, "Position": "DB", "PositionGroup": "DB", "RosterPosition": "Safety", "StadiumType": "Indoor", "Temperature": 74, "Weather": "Clear skies", "index": 263379}, {"FieldType": "Synthetic", "GameID": "47382-3", "PlayKey": "47382-3-1", "PlayType": "Kickoff Not Returned", "PlayerDay": 18, "PlayerGame": 3, "PlayerGamePlay": 1, "PlayerKey": 47382, "Position": "LB", "PositionGroup": "LB", "RosterPosition": "Linebacker", "StadiumType": "Domed, closed", "Temperature": -999, "Weather": null, "index": 264371}, {"FieldType": "Synthetic", "GameID": "47813-8", "PlayKey": "47813-8-1", "PlayType": "Kickoff Returned", "PlayerDay": 78, "PlayerGame": 8, "PlayerGamePlay": 1, "PlayerKey": 47813, "Position": "CB", "PositionGroup": "DB", "RosterPosition": "Cornerback", "StadiumType": "Outdoors", "Temperature": 44, "Weather": "Cloudy", "index": 266245}]}, "layer": [{"encoding": {"color": {"field": "FieldType", "type": "nominal"}, "x": {"field": "PlayerDay", "type": "quantitative"}, "y": {"aggregate": "count", "field": "PlayerDay", "type": "quantitative"}}, "mark": "bar"}, {"encoding": {"y": {"aggregate": "mean", "field": "count(PlayerDay)", "type": "quantitative"}}, "mark": {"color": "red", "type": "rule"}}], "width": 600}
